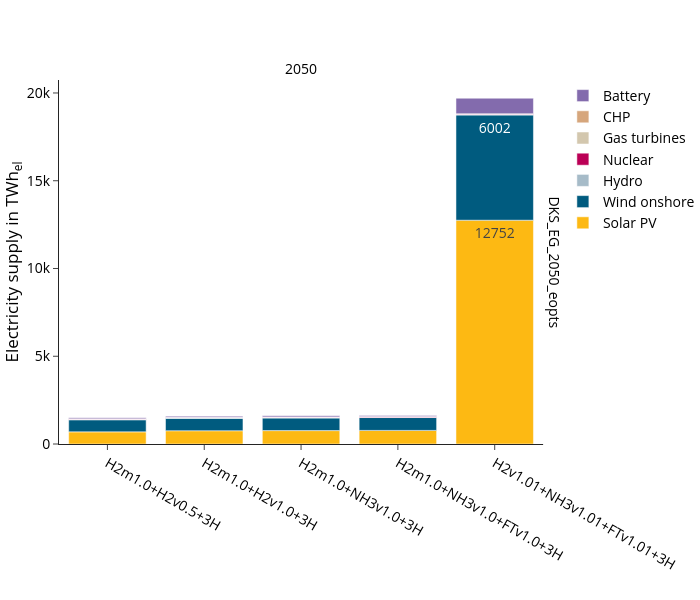

Source (notebook cell):
### Code cell
fig_name = "electricity_supply_TWh"
fig = px.bar(
    supply_df, 
    **fig_kwargs,
    labels={"value":"Electricity supply in TWh<sub>el</sub>",
            "year":"",
            "variable":"", 
            "scen":""
            },
    color_discrete_map=colors["electricity"],
    category_orders={
        "variable":list(colors["electricity"].keys()),
        "scen": scen_order
        },
    #facet_col_wrap=1, facet_col_spacing=0.07,
)
fig.update_layout(legend_traceorder="reversed",)
update_layout(fig)

print("Totals per scenario and year:", supply_sum_df)

fig.show()

#save_plotly_fig(supply_df, fig, sdir, f"{idx_group_name}_{fig_name}")

### Figure 1 — Plotly figure (JSON) as saved in the notebook; plotly's stock layout.template omitted (floating-point values rounded to 4 significant figures)
{"data": [{"hovertemplate": "=%{x}<br>run_name=DKS_EG_2050_eopts<br>Electricity supply in TWh<sub>el</sub>=%{text}<extra></extra>", "legendgroup": "Solar PV", "marker": {"color": "#fdb913", "pattern": {"shape": ""}}, "name": "Solar PV", "orientation": "v", "showlegend": true, "text": [691.7, 755.5, 763.4, 775.0, 12750.0], "textangle": 0, "textposition": "inside", "texttemplate": "%{y:.0f}", "type": "bar", "x": ["H2m1.0+H2v0.5+3H", "H2m1.0+H2v1.0+3H", "H2m1.0+NH3v1.0+3H", "H2m1.0+NH3v1.0+FTv1.0+3H", "H2v1.01+NH3v1.01+FTv1.01+3H"], "xaxis": "x", "y": [691.7, 755.5, 763.4, 775.0, 12750.0], "yaxis": "y"}, {"hovertemplate": "=%{x}<br>run_name=DKS_EG_2050_eopts<br>Electricity supply in TWh<sub>el</sub>=%{text}<extra></extra>", "legendgroup": "Wind onshore", "marker": {"color": "#005b7f", "pattern": {"shape": ""}}, "name": "Wind onshore", "orientation": "v", "showlegend": true, "text": [691.4, 715.4, 725.8, 733.3, 6002.0], "textangle": 0, "textposition": "inside", "texttemplate": "%{y:.0f}", "type": "bar", "x": ["H2m1.0+H2v0.5+3H", "H2m1.0+H2v1.0+3H", "H2m1.0+NH3v1.0+3H", "H2m1.0+NH3v1.0+FTv1.0+3H", "H2v1.01+NH3v1.01+FTv1.01+3H"], "xaxis": "x", "y": [691.4, 715.4, 725.8, 733.3, 6002.0], "yaxis": "y"}, {"hovertemplate": "=%{x}<br>run_name=DKS_EG_2050_eopts<br>Electricity supply in TWh<sub>el</sub>=%{text}<extra></extra>", "legendgroup": "Hydro", "marker": {"color": "#a6bbc8", "pattern": {"shape": ""}}, "name": "Hydro", "orientation": "v", "showlegend": true, "text": [7.7, 7.7, 7.7, 7.7, 7.7], "textangle": 0, "textposition": "inside", "texttemplate": "%{y:.0f}", "type": "bar", "x": ["H2m1.0+H2v0.5+3H", "H2m1.0+H2v1.0+3H", "H2m1.0+NH3v1.0+3H", "H2m1.0+NH3v1.0+FTv1.0+3H", "H2v1.01+NH3v1.01+FTv1.01+3H"], "xaxis": "x", "y": [7.7, 7.7, 7.7, 7.7, 7.7], "yaxis": "y"}, {"hovertemplate": "=%{x}<br>run_name=DKS_EG_2050_eopts<br>Electricity supply in TWh<sub>el</sub>=%{text}<extra></extra>", "legendgroup": "Nuclear", "marker": {"color": "#bb0056", "pattern": {"shape": ""}}, "name": "Nuclear", "orientation": "v", "showlegend": true, "text": [34.4, 34.6, 34.6, 34.6, 38.6], "textangle": 0, "textposition": "inside", "texttemplate": "%{y:.0f}", "type": "bar", "x": ["H2m1.0+H2v0.5+3H", "H2m1.0+H2v1.0+3H", "H2m1.0+NH3v1.0+3H", "H2m1.0+NH3v1.0+FTv1.0+3H", "H2v1.01+NH3v1.01+FTv1.01+3H"], "xaxis": "x", "y": [34.4, 34.6, 34.6, 34.6, 38.6], "yaxis": "y"}, {"hovertemplate": "=%{x}<br>run_name=DKS_EG_2050_eopts<br>Electricity supply in TWh<sub>el</sub>=%{text}<extra></extra>", "legendgroup": "Gas turbines", "marker": {"color": "#d3c7ae", "pattern": {"shape": ""}}, "name": "Gas turbines", "orientation": "v", "showlegend": true, "text": [2.7, 2.7, 2.7, 2.8, 0.7], "textangle": 0, "textposition": "inside", "texttemplate": "%{y:.0f}", "type": "bar", "x": ["H2m1.0+H2v0.5+3H", "H2m1.0+H2v1.0+3H", "H2m1.0+NH3v1.0+3H", "H2m1.0+NH3v1.0+FTv1.0+3H", "H2v1.01+NH3v1.01+FTv1.01+3H"], "xaxis": "x", "y": [2.7, 2.7, 2.7, 2.8, 0.7], "yaxis": "y"}, {"hovertemplate": "=%{x}<br>run_name=DKS_EG_2050_eopts<br>Electricity supply in TWh<sub>el</sub>=%{text}<extra></extra>", "legendgroup": "CHP", "marker": {"color": "#d6a67c", "pattern": {"shape": ""}}, "name": "CHP", "orientation": "v", "showlegend": true, "text": [7.0, 6.9, 6.9, 7.3, 16.1], "textangle": 0, "textposition": "inside", "texttemplate": "%{y:.0f}", "type": "bar", "x": ["H2m1.0+H2v0.5+3H", "H2m1.0+H2v1.0+3H", "H2m1.0+NH3v1.0+3H", "H2m1.0+NH3v1.0+FTv1.0+3H", "H2v1.01+NH3v1.01+FTv1.01+3H"], "xaxis": "x", "y": [7.0, 6.9, 6.9, 7.3, 16.1], "yaxis": "y"}, {"hovertemplate": "=%{x}<br>run_name=DKS_EG_2050_eopts<br>Electricity supply in TWh<sub>el</sub>=%{text}<extra></extra>", "legendgroup": "Battery", "marker": {"color": "#836bad", "pattern": {"shape": ""}}, "name": "Battery", "orientation": "v", "showlegend": true, "text": [63.2, 63.8, 63.3, 62.4, 885.7], "textangle": 0, "textposition": "inside", "texttemplate": "%{y:.0f}", "type": "bar", "x": ["H2m1.0+H2v0.5+3H", "H2m1.0+H2v1.0+3H", "H2m1.0+NH3v1.0+3H", "H2m1.0+NH3v1.0+FTv1.0+3H", "H2v1.01+NH3v1.01+FTv1.01+3H"], "xaxis": "x", "y": [63.2, 63.8, 63.3, 62.4, 885.7], "yaxis": "y"}], "layout": {"annotations": [{"font": {}, "showarrow": false, "text": "2050", "x": 0.49, "xanchor": "center", "xref": "paper", "y": 1, "yanchor": "bottom", "yref": "paper"}, {"font": {}, "showarrow": false, "text": "DKS_EG_2050_eopts", "textangle": 90, "x": 0.98, "xanchor": "left", "xref": "paper", "y": 0.5, "yanchor": "middle", "yref": "paper"}], "barmode": "relative", "height": 600, "legend": {"title": {"text": ""}, "tracegroupgap": 0, "traceorder": "reversed"}, "width": 700, "xaxis": {"anchor": "y", "categoryarray": [], "categoryorder": "array", "domain": [0, 0.98], "title": {"text": ""}}, "yaxis": {"anchor": "x", "domain": [0, 1], "title": {"text": "Electricity supply in TWh<sub>el</sub>"}}}}
